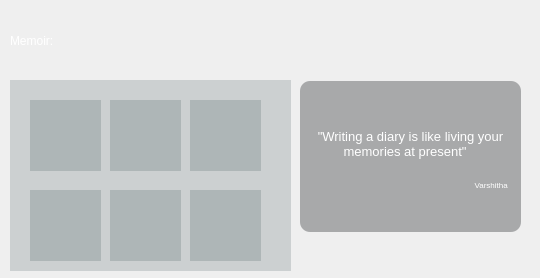
<?xml version="1.0" encoding="UTF-8"?>
<ui version="4.0">
 <class>MainWindow</class>
 <widget class="QMainWindow" name="MainWindow">
  <property name="geometry">
   <rect>
    <x>0</x>
    <y>0</y>
    <width>540</width>
    <height>278</height>
   </rect>
  </property>
  <property name="minimumSize">
   <size>
    <width>540</width>
    <height>278</height>
   </size>
  </property>
  <property name="maximumSize">
   <size>
    <width>540</width>
    <height>278</height>
   </size>
  </property>
  <property name="windowTitle">
   <string>MainWindow</string>
  </property>
  <widget class="QWidget" name="centralwidget">
   <widget class="QLabel" name="bgl">
    <property name="geometry">
     <rect>
      <x>0</x>
      <y>0</y>
      <width>541</width>
      <height>301</height>
     </rect>
    </property>
    <property name="text">
     <string/>
    </property>
   </widget>
   <widget class="QWidget" name="widget_3" native="true">
    <property name="geometry">
     <rect>
      <x>10</x>
      <y>80</y>
      <width>281</width>
      <height>191</height>
     </rect>
    </property>
    <property name="styleSheet">
     <string notr="true">background-color: qlineargradient(spread:pad, x1:0, y1:0, x2:1, y2:0, stop:1 rgba(21, 45, 49, 41));
</string>
    </property>
    <widget class="QLabel" name="label">
     <property name="geometry">
      <rect>
       <x>20</x>
       <y>20</y>
       <width>71</width>
       <height>71</height>
      </rect>
     </property>
     <property name="styleSheet">
      <string notr="true">background-image:url(ajith.png);</string>
     </property>
     <property name="text">
      <string/>
     </property>
    </widget>
    <widget class="QLabel" name="label_2">
     <property name="geometry">
      <rect>
       <x>100</x>
       <y>20</y>
       <width>71</width>
       <height>71</height>
      </rect>
     </property>
     <property name="styleSheet">
      <string notr="true">background-image:url(amal.png);</string>
     </property>
     <property name="text">
      <string/>
     </property>
    </widget>
    <widget class="QLabel" name="label_3">
     <property name="geometry">
      <rect>
       <x>180</x>
       <y>20</y>
       <width>71</width>
       <height>71</height>
      </rect>
     </property>
     <property name="styleSheet">
      <string notr="true">background-image:url(dinoy.jpg);</string>
     </property>
     <property name="text">
      <string/>
     </property>
    </widget>
    <widget class="QLabel" name="label_4">
     <property name="geometry">
      <rect>
       <x>20</x>
       <y>110</y>
       <width>71</width>
       <height>71</height>
      </rect>
     </property>
     <property name="styleSheet">
      <string notr="true">background-image:url(meenakshi.jpg);</string>
     </property>
     <property name="text">
      <string/>
     </property>
    </widget>
    <widget class="QLabel" name="label_5">
     <property name="geometry">
      <rect>
       <x>100</x>
       <y>110</y>
       <width>71</width>
       <height>71</height>
      </rect>
     </property>
     <property name="styleSheet">
      <string notr="true">background-image:url(niranjan.jpg);</string>
     </property>
     <property name="text">
      <string/>
     </property>
    </widget>
    <widget class="QLabel" name="label_6">
     <property name="geometry">
      <rect>
       <x>180</x>
       <y>110</y>
       <width>71</width>
       <height>71</height>
      </rect>
     </property>
     <property name="styleSheet">
      <string notr="true">background-image:url(shibin.png);</string>
     </property>
     <property name="text">
      <string/>
     </property>
    </widget>
   </widget>
   <widget class="QLabel" name="label_7">
    <property name="geometry">
     <rect>
      <x>10</x>
      <y>10</y>
      <width>281</width>
      <height>61</height>
     </rect>
    </property>
    <property name="styleSheet">
     <string notr="true">font: 15pt &quot;OpenSymbol&quot;;
background-color: qlineargradient(spread:pad, x1:0, y1:0, x2:1, y2:0, stop:1 rgba(0, 0, 0, 0));
color: rgb(255, 255, 255);</string>
    </property>
    <property name="text">
     <string>Memoir:</string>
    </property>
   </widget>
   <widget class="QPushButton" name="fb">
    <property name="geometry">
     <rect>
      <x>300</x>
      <y>240</y>
      <width>41</width>
      <height>31</height>
     </rect>
    </property>
    <property name="styleSheet">
     <string notr="true">			QPushButton{
			background-image:url(fb.png);
			border-radius:8px;
			}
			QPushButton:hover{
			background-image:url(fb1.png);
			border-radius:8px;
			}</string>
    </property>
    <property name="text">
     <string/>
    </property>
   </widget>
   <widget class="QPushButton" name="fb_4">
    <property name="geometry">
     <rect>
      <x>360</x>
      <y>240</y>
      <width>41</width>
      <height>31</height>
     </rect>
    </property>
    <property name="styleSheet">
     <string notr="true">			QPushButton{
			background-image:url(insta.png);
			border-radius:8px;
			}
			QPushButton:hover{
			background-image:url(insta1.png);
			border-radius:8px;
			}</string>
    </property>
    <property name="text">
     <string/>
    </property>
   </widget>
   <widget class="QPushButton" name="fb_5">
    <property name="geometry">
     <rect>
      <x>420</x>
      <y>240</y>
      <width>41</width>
      <height>31</height>
     </rect>
    </property>
    <property name="styleSheet">
     <string notr="true">			QPushButton{
			background-image:url(twitter.jpg);
			border-radius:8px;
			}
			QPushButton:hover{
			background-image:url(twitter1.jpg);
			border-radius:8px;
			}</string>
    </property>
    <property name="text">
     <string/>
    </property>
   </widget>
   <widget class="QPushButton" name="fb_6">
    <property name="geometry">
     <rect>
      <x>480</x>
      <y>240</y>
      <width>41</width>
      <height>31</height>
     </rect>
    </property>
    <property name="styleSheet">
     <string notr="true">			QPushButton{
			background-image:url(git.png);
			border-radius:8px;
			}
			QPushButton:hover{
			background-image:url(git1.png);
			border-radius:8px;
			}</string>
    </property>
    <property name="text">
     <string/>
    </property>
   </widget>
   <widget class="QTextBrowser" name="textBrowser">
    <property name="geometry">
     <rect>
      <x>300</x>
      <y>81</y>
      <width>221</width>
      <height>151</height>
     </rect>
    </property>
    <property name="styleSheet">
     <string notr="true">background-color: qlineargradient(spread:pad, x1:0, y1:0, x2:1, y2:0, stop:1 rgba(50, 54, 55, 96));
border-radius:10px;</string>
    </property>
    <property name="html">
     <string>&lt;!DOCTYPE HTML PUBLIC &quot;-//W3C//DTD HTML 4.0//EN&quot; &quot;http://www.w3.org/TR/REC-html40/strict.dtd&quot;&gt;
&lt;html&gt;&lt;head&gt;&lt;meta name=&quot;qrichtext&quot; content=&quot;1&quot; /&gt;&lt;style type=&quot;text/css&quot;&gt;
p, li { white-space: pre-wrap; }
&lt;/style&gt;&lt;/head&gt;&lt;body style=&quot; font-family:'Noto Sans'; font-size:9pt; font-weight:400; font-style:normal;&quot;&gt;
&lt;p align=&quot;center&quot; style=&quot;-qt-paragraph-type:empty; margin-top:0px; margin-bottom:0px; margin-left:0px; margin-right:0px; -qt-block-indent:0; text-indent:0px;&quot;&gt;&lt;br /&gt;&lt;/p&gt;
&lt;p align=&quot;center&quot; style=&quot;-qt-paragraph-type:empty; margin-top:0px; margin-bottom:0px; margin-left:0px; margin-right:0px; -qt-block-indent:0; text-indent:0px; font-size:10pt; color:#ffffff;&quot;&gt;&lt;br /&gt;&lt;/p&gt;
&lt;p align=&quot;center&quot; style=&quot;-qt-paragraph-type:empty; margin-top:0px; margin-bottom:0px; margin-left:0px; margin-right:0px; -qt-block-indent:0; text-indent:0px; font-size:10pt; color:#ffffff;&quot;&gt;&lt;br /&gt;&lt;/p&gt;
&lt;p align=&quot;center&quot; style=&quot; margin-top:0px; margin-bottom:0px; margin-left:0px; margin-right:0px; -qt-block-indent:0; text-indent:0px;&quot;&gt;&lt;span style=&quot; font-size:10pt; color:#ffffff;&quot;&gt;&amp;quot;Writing a diary is like living your memories at present&amp;quot;   &lt;/span&gt;&lt;/p&gt;
&lt;p align=&quot;center&quot; style=&quot; margin-top:0px; margin-bottom:0px; margin-left:0px; margin-right:0px; -qt-block-indent:0; text-indent:0px;&quot;&gt;&lt;span style=&quot; font-size:10pt; color:#ffffff;&quot;&gt;					 &lt;/span&gt;&lt;span style=&quot; font-size:10pt; color:#ffffff; vertical-align:sub;&quot;&gt;Varshitha &lt;/span&gt;&lt;/p&gt;&lt;/body&gt;&lt;/html&gt;</string>
    </property>
   </widget>
  </widget>
 </widget>
 <resources/>
 <connections/>
</ui>
